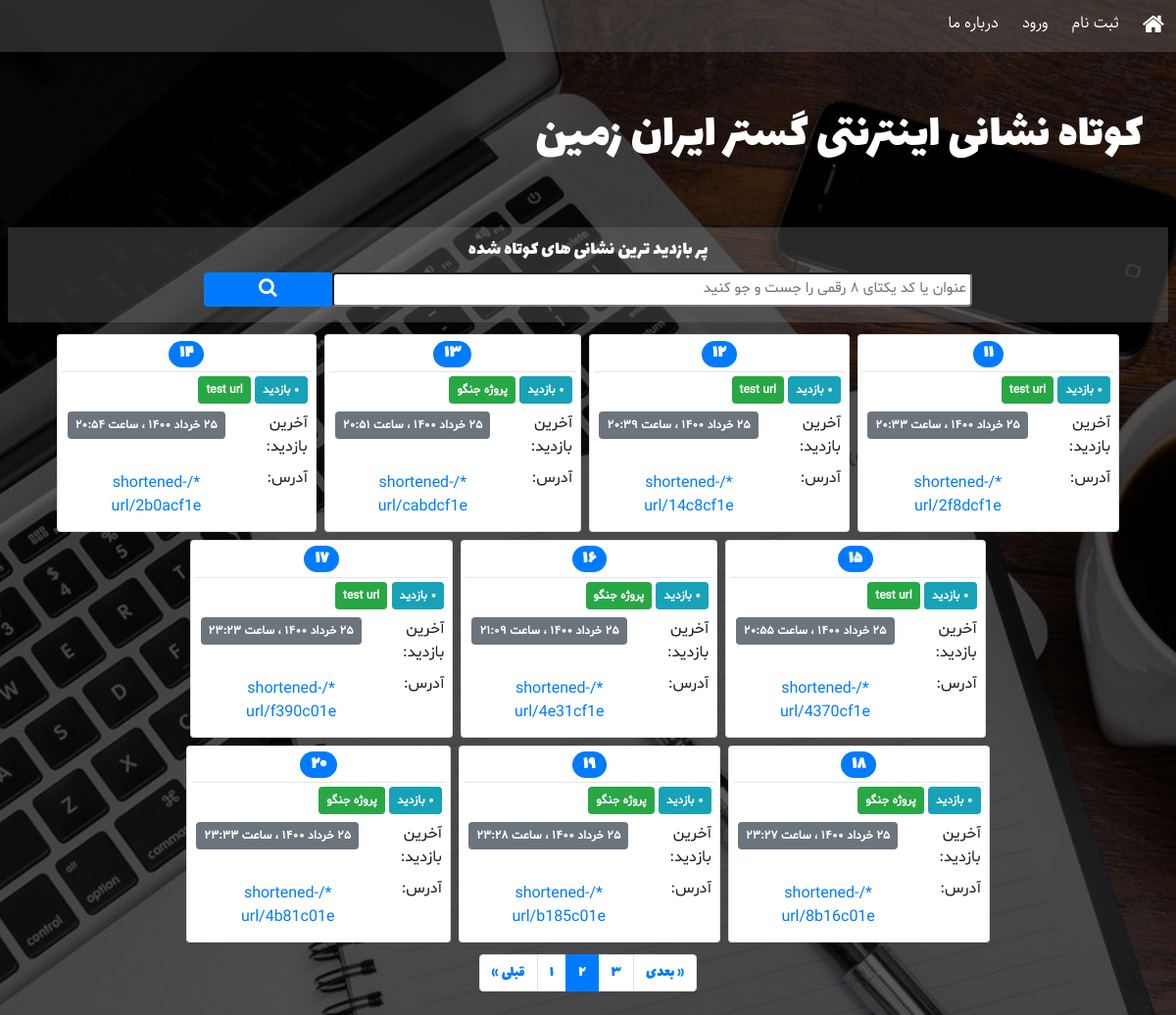
Page /?page=2&search_key= on the committed database.
### URLshortener/models.py (models this page shows, shortened)
class URL(models.Model):
    label = models.CharField(blank=True, max_length=30, verbose_name='عنوان')
    address = models.URLField(max_length=512, verbose_name='نشانی اینترنتی')
    slug = models.SlugField(max_length=8, unique=True, verbose_name='اسلاگ')
    visits = models.PositiveIntegerField(default=0, verbose_name='تعداد بازدید ها')
    created = models.DateTimeField(auto_now_add=True, verbose_name='تاریخ ایجاد')
    last_visit = models.DateTimeField(default=timezone.now, verbose_name='آخرین بازدید')
    author = models.ForeignKey(User, on_delete=models.CASCADE, related_name='urls',
                               verbose_name='ایجاد کننده')
    def last_visit_jalali(self):
        return datetime_to_jalali_str(self.last_visit)
    last_visit_jalali.short_description = 'آخرین بازدید'
    def created_jalali(self):
        return datetime_to_jalali_str(self.created)
    created_jalali.short_description = 'تاریخ ایجاد'
    def __str__(self):
        host = settings.ALLOWED_HOSTS[0] if settings.ALLOWED_HOSTS else 'localhost:8000'
        return '{}/shortened-url/{}'.format(host, self.slug)
    class Meta:
        verbose_name = 'نشانی اینترنتی'
        verbose_name_plural = 'نشانی های اینترنتی'

### URLshortener/views.py (the view)
# urls.py: path('', views.HomeView.as_view(), name='home'),
class HomeView(ListView):
    paginate_by = 10
    template_name = 'URLshortener/home.html'
    def get_queryset(self):
        key = self.request.GET.get('search_key')
        queryset = URL.objects.all()
        return search_urls(queryset, key)

### URLshortener/templatetags/custom_filters.py (called while the page is built)
@register.filter
@stringfilter
def to_persian(string):
    return numbers_to_persian(string)

### URLshortener/templatetags/custom_tags.py (called while the page is built)
@register.inclusion_tag('URLshortener/paginator.html', takes_context=True)
def paginator(context, page):
    return {
        'request': context['request'],
        'page': page,
    }

@register.inclusion_tag('URLshortener/url_cards.html', takes_context=True)
def url_cards(context, page):
    return {
        'request': context['request'],
        'page': page,
    }

@register.inclusion_tag('URLshortener/search_field.html', takes_context=True)
def search_field(context, search_page):
    return {
        'request': context['request'],
        'search_page': search_page,
    }

### URLshortener/views.py (called while the page is built)
def search_urls(queryset, search_key):
    if not search_key:
        return queryset.order_by('-visits')
    return queryset.filter(
        Q(label__icontains=search_key) | Q(slug__icontains=search_key)
    ).order_by('-visits')

### extensions/jalali.py (called while the page is built)
    def persian_tuple(self):
        return self.persian_year, self.persian_month, self.persian_day

### extensions/time_utils.py (called while the page is built)
def numbers_to_persian(string):
    en_to_fa = {
        '0': '۰',
        '1': '۱',
        '2': '۲',
        '3': '۳',
        '4': '۴',
        '5': '۵',
        '6': '۶',
        '7': '۷',
        '8': '۸',
        '9': '۹',
    }
    for en, fa in en_to_fa.items():
        string = string.replace(en, fa)
    return string

def datetime_to_jalali_str(time):
    jalali_month = (
        'فروردین',
        'اردیبهشت',
        'خرداد',
        'تیر',
        'مرداد',
        'شهریور',
        'مهر',
        'آبان',
        'آذر',
        'دی',
        'بهمن',
        'اسفند'
    )
    time = timezone.localtime(time)
    year, month, day = jalali.Gregorian(time.year, time.month, time.day).persian_tuple()
    jalali_to_str = '{} {} {} ، ساعت {:02d}:{:02d}'.format(
        day,
        jalali_month[month-1],
        year,
        time.hour,
        time.minute
    )
    return numbers_to_persian(jalali_to_str)

### templates/URLshortener/home.html (shortened to what this page needs)
{% extends 'URLshortener/base.html' %}
{% load static %}
{% load custom_filters %}
{% load custom_tags %}
{% block head %}
	<link rel='stylesheet' href="{% static 'URLshortener/css/home.css' %}">
{% endblock %}
{% block header %}
	<nav class='navbar navbar-expand-sm navbar-dark p-0'>
		<div class="collapse navbar-collapse" id="collapsibleNavbar">
			<ul class="navbar-nav text-center p-0 m-0">
				<li class="nav-item p-1 text-center">
					<a class="nav-link" href="{% url 'URLshortener:home' %}">
						<i style="font-size:24px" class="fa">&#xf015;</i>
					</a>
				</li>
			{% if user.is_authenticated %}
				<li class="nav-item p-1 text-center">
					<a class="nav-link" href="{% url 'URLshortener:dashboard' %}">پنل کاربری</a>
				</li>
				<li class="nav-item p-1 text-center">
					<a class="nav-link" href="{% url 'URLshortener:add-url' %}">کوتاه کردن نشانی</a>
				</li>
				<li class="nav-item p-1 text-center">
					<a class="nav-link" href="{% url 'auth_logout' %}?next=/">خروج</a>
				</li>
			{% else %}
				<li class="nav-item p-1 text-center">
					<a class="nav-link" href="{% url 'registration_register' %}">ثبت نام</a>
				</li>
				<li class="nav-item p-1 text-center">
					<a class="nav-link" href="{% url 'auth_login' %}">ورود</a>
				</li>
			{% endif %}
				<li class="nav-item p-1 text-center">
					<a class="nav-link" href="{% url 'URLshortener:about-us' %}">درباره ما</a>
				</li>
			</ul>
		</div>
	</nav>
	<div class='row container-fluid text-right p-5 text-white header-title'>
		کوتاه نشانی اینترنتی گستر ایران زمین
	</div>
{% endblock %}
{% block main %}
	<div class='container-fluid p-2'>
		<div class='container-fluid text-center text-white p-2 main-title'>
			پر بازدید ترین نشانی های کوتاه شده
			{% search_field 'home' %}
		</div>
		<div class='container'>
			{% if page_obj %}
				{% url_cards page_obj %}
			{% else %}
				<div class='alert alert-info text-right p-2 m-2 mx-auto'>
					هنوز هیچ نشانی ای اضافه نشده است!
				</div>
			{% endif %}
			{% if is_paginated %}
				{% paginator page_obj %}
			{% endif %}
		</div>
	</div>
{% endblock %}

### templates/URLshortener/url_cards.html (shortened to what this page needs)
{% load custom_filters %}
<div class='container-fluid m-0 p-2 d-flex flex-row flex-wrap justify-content-center cards-div'>
    {% for short_url in page %}
    <div class='card text-right m-1 p-1 url-card'>
        <h4 class='text-center p-0 m-0 url-number'>
            <span class='badge badge-pill badge-primary'>
                {{ forloop.counter0|add:page.start_index|to_persian }}
            </span>
        </h4>
        <hr class='mt-1 mb-0'>
        <div class='p-1'>
            <span class='badge badge-info p-2'>{{ short_url.visits|to_persian }} بازدید</span>
            <span class='badge badge-success p-2'>{{ short_url.label }}</span>
        </div>
        <div class='row p-1 m-0'>
            <div class='col-sm-4 m-0 p-0'>آخرین بازدید:</div>
            <div class='col-sm-8 m-0 p-0 text-center'>
                <span class='badge badge-secondary p-2'>{{ short_url.last_visit_jalali }}</span>
            </div>
        </div>
        <div class='row p-1 m-0'>
            <div class='col-sm-3 m-0 p-0'>آدرس:</div>
            <div class='col-sm-9 m-0 p-0 text-center'>
                <a class='btn btn-link btn-block p-1 m-0' href="{% url 'URLshortener:shortened-url' short_url.slug %}">
                    {{ short_url }}
                </a>
            </div>
        </div>
    </div>
    {% endfor %}
</div>

### static/URLshortener/css/base.css (style rules this page uses)
body { direction: rtl; font-family: Lalezar; background-image: url('../images/site_bg.jpg'); background-size: cover; background-repeat: no-repeat; background-position: center; min-height: 100vh; }
.cards-div { font-family: Shabnam; }
.url-card { max-width: 300px; }
.url-number { font-family: Lalezar; }

### static/URLshortener/css/home.css (style rules this page uses)
nav { font-family: Sahel; background-color: #77777757; }
nav a.nav-link { color: white !important; }
.header-title { font-family: Lalezar; font-size: 50px; }
.main-title { font-size: 20px; background-color: #77777757; }

### rows in the picture
URL: visits|to_persian "۰", label "test url", last_visit_jalali "۲۵ خرداد ۱۴۰۰ ، ساعت ۲۰:۳۳", slug "*/shortened-url/2f8dcf1e"
URL: visits|to_persian "۰", label "test url", last_visit_jalali "۲۵ خرداد ۱۴۰۰ ، ساعت ۲۰:۳۹", slug "*/shortened-url/14c8cf1e"
URL: visits|to_persian "۰", label "پروژه جنگو", last_visit_jalali "۲۵ خرداد ۱۴۰۰ ، ساعت ۲۰:۵۱", slug "*/shortened-url/cabdcf1e"
URL: visits|to_persian "۰", label "test url", last_visit_jalali "۲۵ خرداد ۱۴۰۰ ، ساعت ۲۰:۵۴", slug "*/shortened-url/2b0acf1e"
URL: visits|to_persian "۰", label "test url", last_visit_jalali "۲۵ خرداد ۱۴۰۰ ، ساعت ۲۰:۵۵", slug "*/shortened-url/4370cf1e"
URL: visits|to_persian "۰", label "پروژه جنگو", last_visit_jalali "۲۵ خرداد ۱۴۰۰ ، ساعت ۲۱:۰۹", slug "*/shortened-url/4e31cf1e"
URL: visits|to_persian "۰", label "test url", last_visit_jalali "۲۵ خرداد ۱۴۰۰ ، ساعت ۲۳:۲۳", slug "*/shortened-url/f390c01e"
URL: visits|to_persian "۰", label "پروژه جنگو", last_visit_jalali "۲۵ خرداد ۱۴۰۰ ، ساعت ۲۳:۲۷", slug "*/shortened-url/8b16c01e"
URL: visits|to_persian "۰", label "پروژه جنگو", last_visit_jalali "۲۵ خرداد ۱۴۰۰ ، ساعت ۲۳:۲۸", slug "*/shortened-url/b185c01e"
URL: visits|to_persian "۰", label "پروژه جنگو", last_visit_jalali "۲۵ خرداد ۱۴۰۰ ، ساعت ۲۳:۳۳", slug "*/shortened-url/4b81c01e"

### other values in the picture
{{ i|to_persian }} "۱" "۳"
{{ i|to_persian }} "۲"
